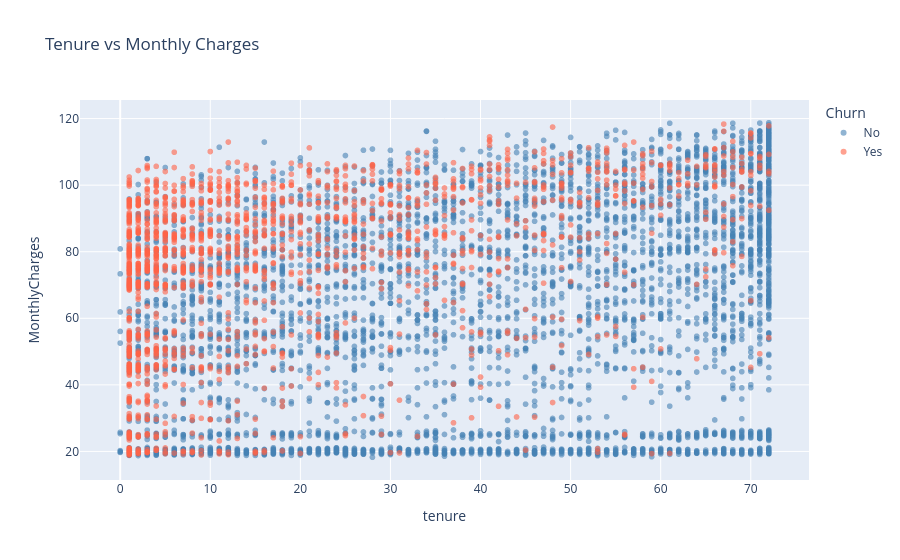

The notebook cell this image was saved under:
### Code cell
fig = px.scatter(df,
                 x='tenure',
                 y='MonthlyCharges',
                 color='Churn',
                 title='Tenure vs Monthly Charges',
                 opacity=0.6,
                 color_discrete_map={'Yes':'tomato','No':'steelblue'})

fig.show()

### Figure 1 — Plotly figure (JSON) as saved in the notebook; plotly's stock layout.template omitted (floating-point values rounded to 4 significant figures; data arrays with more than 128 entries replaced by an {"elided": "..."} marker saying what was removed)
{"data": [{"hovertemplate": "Churn=No<br>tenure=%{x}<br>MonthlyCharges=%{y}<extra></extra>", "legendgroup": "No", "marker": {"color": "steelblue", "opacity": 0.6, "symbol": "circle"}, "mode": "markers", "name": "No", "showlegend": true, "type": "scattergl", "x": {"elided": "5174 int values"}, "xaxis": "x", "y": {"elided": "5174 float values"}, "yaxis": "y"}, {"hovertemplate": "Churn=Yes<br>tenure=%{x}<br>MonthlyCharges=%{y}<extra></extra>", "legendgroup": "Yes", "marker": {"color": "tomato", "opacity": 0.6, "symbol": "circle"}, "mode": "markers", "name": "Yes", "showlegend": true, "type": "scattergl", "x": {"elided": "1869 int values"}, "xaxis": "x", "y": {"elided": "1869 float values"}, "yaxis": "y"}], "layout": {"legend": {"title": {"text": "Churn"}, "tracegroupgap": 0}, "title": {"text": "Tenure vs Monthly Charges"}, "xaxis": {"anchor": "y", "domain": [0, 1], "title": {"text": "tenure"}}, "yaxis": {"anchor": "x", "domain": [0, 1], "title": {"text": "MonthlyCharges"}}}}
